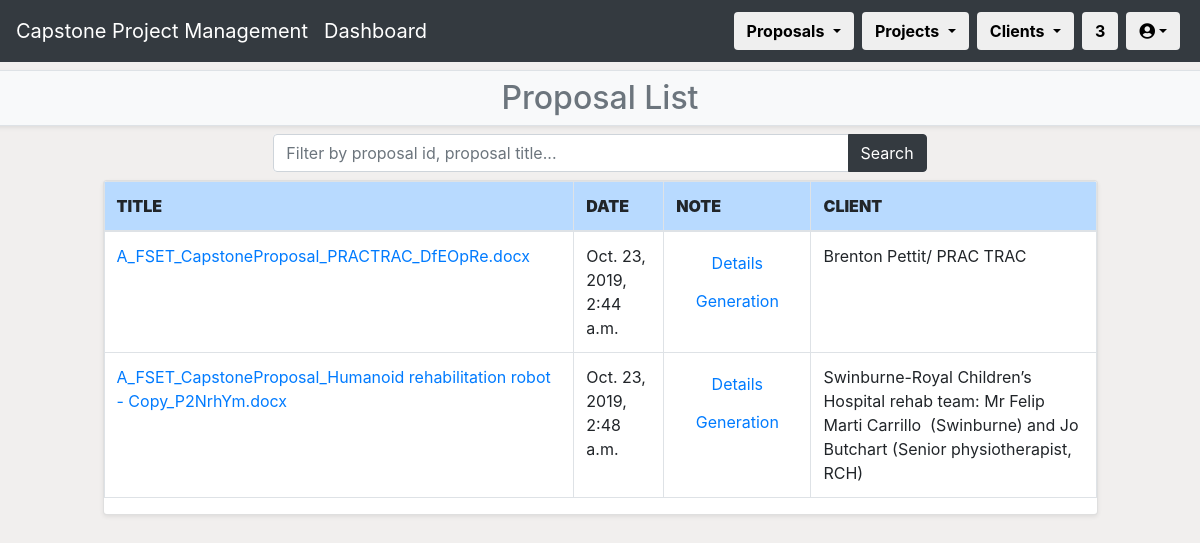
/CPPMS/proposal/proposal_list/ (signed in), run on an earlier commit of the app's database.
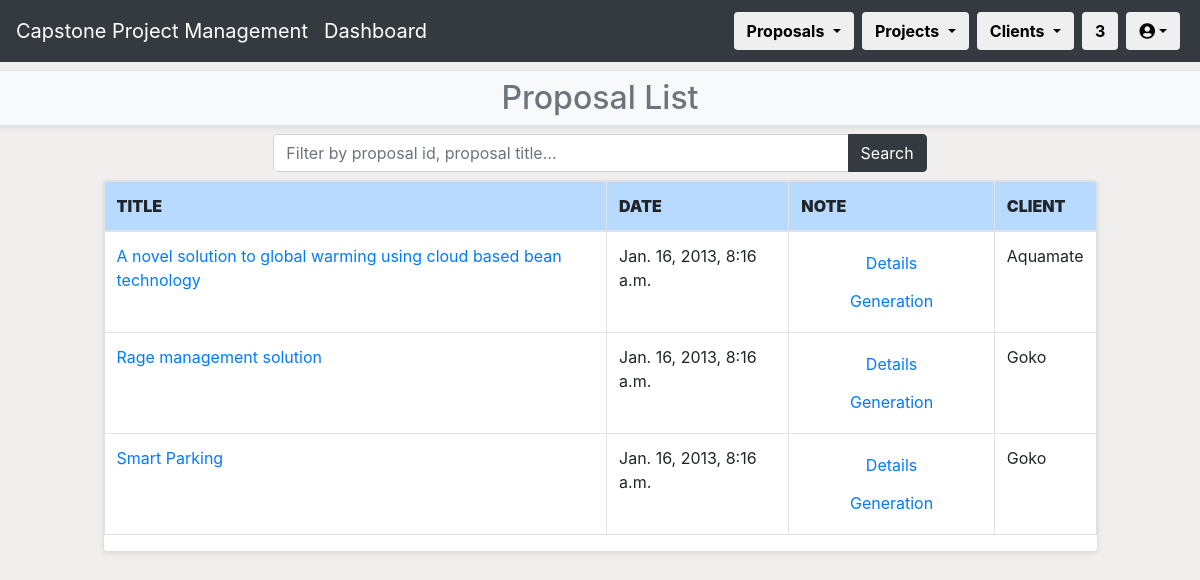
And on a later commit of the database.
### CPPMS/models.py (models this page shows, shortened)
class Proposal(models.Model):
    title = models.CharField(max_length=128, default="")
    created_at = models.DateTimeField(auto_now_add=True)
    updated_at = models.DateTimeField(auto_now=True)
    desc = models.TextField(default="")
    status = models.CharField(max_length=255, default="")
    spec = models.TextField(default="")
    skills = models.TextField(default="")
    env = models.TextField(default="")
    res = models.TextField(default="")
    client = models.ForeignKey(
        Client,
        on_delete=models.CASCADE,
        blank=True,
        null=True
    )
    external_supervisor = models.ForeignKey(
        External_Supervisor,
        models.SET_NULL,
        blank=True,
        null=True
    )
    proposal_incoming = models.ForeignKey(
        Incoming_Proposal,
        models.SET_NULL,
        blank=True,
        null=True
    )
    pass

class Client(models.Model):
    name = models.CharField(max_length=128, default="", unique=True)
    created_at = models.DateTimeField(auto_now_add=True)
    updated_at = models.DateTimeField(auto_now=True)
    address = models.CharField(max_length=255, default="")
    website = models.CharField(max_length=255, default="")
    desc = models.TextField(default="")
    pass
    def __str__(self):
        return self.name

### CPPMS/views.py (the view)
@login_required(login_url="/CPPMS/login/")
def proposal_list(request):
    username = request.user.first_name + " " + request.user.last_name
    count()
    if request.method == "POST":
        filter_value = request.POST.get("proposal_list")
    else:
        filter_value = ""
    proposal_list = Proposal.objects.all()
    if filter_value:
        proposal_filter = proposal_list.filter(
            Q(pk__icontains=filter_value) | Q(title__icontains=filter_value)
        )
    else:
        proposal_filter = proposal_list.all()
    return render(
        request,
        "proposal_list.html",
        {
            "count": count,
            "proposal_filter": proposal_filter,
            "filter_value": filter_value,
            "username": username
        }
    )

### CPPMS/views.py (called while the page is built)
def count():
    count = []
    count_web = Incoming_Proposal.proposals.all().count()
    count_word = Upload_Proposal.objects.all().count()
    count_all = count_web + count_word
    count_all_proposal = Proposal.objects.all().count()
    count_all_client = Client.objects.all().count()
    count = [count_web, count_word, count_all,count_all_proposal,count_all_client]
    return count

### CPPMS/templates/proposal_list.html (shortened to what this page needs)
{% extends "proposal.html" %}
{% block sub-page_content %}
{% if not messages %}
<h2>Proposal List</h2>
{% else %}
<h2>Proposal List</h2>
{% for message in messages %}<li>{{ message }}</li>{% endfor %}
{% endif %}
{% endblock %}
{% block page_detail_content %}
<div class="row mb-2">
    <div class="col-md-1"></div>
    <div class="col">
        <div class="row mb-2">
            <div class="col-sm-2"></div>
            <div class="col">
                <form method="POST" class="form bg-white rounded">
                    <div class="input-group">
                        <input id="txtSearch3" type="text" class="form-control" placeholder="Filter by proposal id, proposal title..." name="proposal_list" value="{{ filter_value }}" />
                        <div class="input-group-append">
                            <button class="btn btn-dark" type="submit">Search</button>
                        </div>
                    </div>
                </form>
            </div>
            <div class="col-sm-2"></div>
        </div>
        <div class="row mb-2">
            <div class="col">
                <div class="table-responsive card shadow-sm">
                    <table class="table table-bordered table-hover">
                        <thead>
                            <tr class="table-primary">
                                <th scope="col"><strong>TITLE</strong></th>
                                <th scope="col"><strong>DATE</strong></th>
                                <th scope="col"><strong>NOTE</strong></th>
                                <th scope="col"><strong>CLIENT</strong></th>
                            </tr>
                        </thead>
                        <tbody>
                            {% for proposal in proposal_filter %}
                            <tr scope="row">
                                <td><a href="proposal_progress/{{ proposal.pk }}">{{ proposal.title }}</a></td>
                                <td>{{ proposal.created_at }}</td>
                                <td style="text-align:center">
                                    <a class="btn" role="button" type="submit" name="proposal" value="proposal" data-toggle="tooltip" title="Proposal" href="proposal_detail/{{ proposal.pk }}">Details</a>
                                    <a class="btn" role="button" type="submit" name="project" value="project" data-toggle="tooltip" title="Project" href="{% url 'generation_list' title=proposal.title %}">Generation</a>
                                </td>
                                <td>{{ proposal.client }}</td>
                            </tr>
                            {% endfor %}
                        </tbody>
                    </table>
                </div>
            </div>
        </div>
    </div>
    <div class="col-md-1"></div>
</div>
{% endblock %}

### CPPMS/templates/proposal.html
{% extends "index.html" %}
{% block index_page_content %}
<div class="row bg-light border rounded mt-2 mb-2 shadow-sm">
    <div class="col mt-2">
        <div class="text-secondary text-center">
            {% block sub-page_content %}
            {% endblock %}
        </div>
    </div>
</div>
<div class="row">
    <div class="col" >
        {% block page_detail_content %}
        {% endblock %}
    </div>
</div>
{% endblock %}

### CPPMS/templates/index.html (shortened to what this page needs)
{% extends "base.html" %}
{% block page_content %}
<nav class="navbar navbar-expand-md bg-dark navbar-dark" style="font-size:20px;">
    <a class="navbar-brand" href="#">Capstone Project Management</a>
    <a class="navbar-brand" href="{% url 'index' %}">Dashboard</a>
    <div class="collapse navbar-collapse justify-content-end" id="collapsibleNavbar">
        <div class="navbar-nav">
            <div class="nav-item dropdown m-1">
                <button class="btn dropdown-toggle" id="proposal_li" data-toggle="dropdown" href="{% url 'incoming_proposal' %}">
                    <strong>Proposals</strong>
                </button>
            </div>
            <div class="nav-item dropdown m-1">
                <button class="btn dropdown-toggle" id="project_li" data-toggle="dropdown" href="{% url 'project_list' %}">
                    <strong>Projects</strong>
                </button>
            </div>
            <div class="nav-item dropdown m-1">
                <button class="btn dropdown-toggle" id="client_li" data-toggle="dropdown" href="{% url 'client_list' %}">
                    <strong>Clients</strong>
                </button>
            </div>
            <li class="nav-item m-1">
                <button class="btn" href="{% url 'proposal_list' %}"><strong>{{ count.2 }}</strong></button>
            </li>
            <div class="nav-item dropdown m-1">
                <button class="btn dropdown-toggle" data-toggle="dropdown" id="user_li"><i class="fas fa-user-circle"></i></button>
            </div>
        </div>
    </div>
</nav>
{% block index_page_content %}
{% endblock %}
{% endblock %}

### capstone_management/templates/base.html (shortened to what this page needs)
<!DOCTYPE html>
<html lang="en">
	<head>
		<link
			rel="stylesheet"
			href="https://stackpath.bootstrapcdn.com/bootstrap/4.1.3/css/bootstrap.min.css"
		/>
		<link
			rel="stylesheet"
			href="https://use.fontawesome.com/releases/v5.7.0/css/all.css"
		/>
	</head>
	<body style="background-color:#f1efee;">
		{% block page_content %}
		{% endblock %}
	</body>
</html>

What changed in the data, as far as the page shows it:
removed Proposal: title "A_FSET_CapstoneProposal_PRACTRAC_DfEOpRe.docx", created_at "Oct. 23, 2019, 2:44 a.m.", client "Brenton Pettit/ PRAC TRAC"
removed Proposal: title "A_FSET_CapstoneProposal_Humanoid rehabilitation robot - Copy_P2NrhYm.docx", created_at "Oct. 23, 2019, 2:48 a.m.", client "Swinburne-Royal Children’s Hospital rehab team: Mr Felip Marti Carrillo (Swinburne) and Jo Butchart (Senior physiotherapist, RCH)"
added Proposal: title "A novel solution to global warming using cloud based bean technology", created_at "Jan. 16, 2013, 8:16 a.m.", client "Aquamate"
added Proposal: title "Rage management solution", created_at "Jan. 16, 2013, 8:16 a.m.", client "Goko"
added Proposal: title "Smart Parking", created_at "Jan. 16, 2013, 8:16 a.m.", client "Goko"
